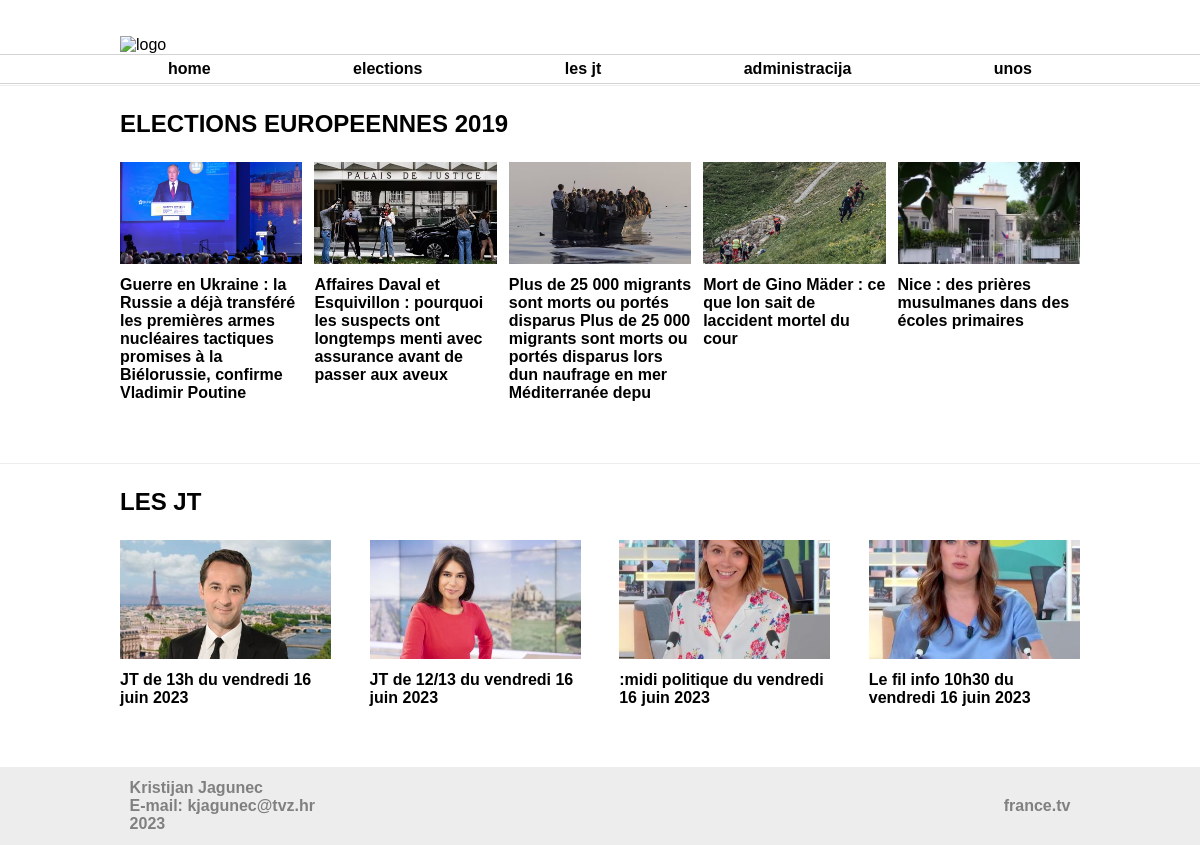
The page / on the database its author committed.
### tables this page shows
CREATE TABLE `vijesti` (
  `id` int(11) NOT NULL,
  `datum` date NOT NULL,
  `naslov` varchar(150) NOT NULL,
  `sazetak` text NOT NULL,
  `tekst` text NOT NULL,
  `slika` varchar(64) NOT NULL,
  `kategorija` varchar(64) NOT NULL,
  `arhiva` tinyint(1) NOT NULL
);

### index.php (the view, shortened to what this page needs)
<!DOCTYPE html>
<html>
    <head>
        <link rel="stylesheet" type="text/css" href="style.css">
    </head>
    <body>
        <main>
            <header>
                <img class="logo" src="images/Franceinfologo.png" alt="logo">
                <nav>
                    <ul class="margin">
                        <li>
                            <a href="index.php">home</a>
                        </li>
                        <li>
                            <a href="php/kategorija.php?id=elections">elections</a>
                        </li>
                        <li>
                            <a href="php/kategorija.php?id=lesjt">les jt</a>
                        </li>
                        <li>
                            <a href="php/administracija.php">administracija</a>
                        </li>
                        <li>
                            <a href="php/unos.php">unos</a>
                        </li>
                    </ul>
                </nav>
            </header>
            <div class="news">
                <h2 id="elections" class="margin">ELECTIONS EUROPEENNES 2019</h2>
                <section class="margin">
                    <?php
                    include 'php/connect.php';
                    $query = "SELECT * FROM vijesti WHERE arhiva=0 AND kategorija='elections' LIMIT 5";
                    $result = mysqli_query($dbc, $query);
                    $row_count = mysqli_num_rows($result);
                    for ($i = 0; $i < $row_count; $i++) {
                        $row = mysqli_fetch_array($result);
                        if ($i == $row_count - 1) {
                            echo "
                            <article class='zadnji'>";
                        } else {
                            echo "
                            <article>";
                        }
                        echo "
                            <figure>
                                <img src='" . UPLPATH . $row['slika'] . "' alt='" . $row['slika'] . "'>
                                <figcaption>
                                    <a href='php/clanak.php?id=" . $row['id'] . "'>" . $row['naslov'] . "</a>
                                </figcaption>
                            </figure>
                        </article>";
                    }
                    ?>
                </section>
            </div>
            <div class="news">
                <h2 id="lesjt" class="margin">LES JT</h2>
                <section class="lesjt margin">
                    <?php
                    $query = "SELECT * FROM vijesti WHERE arhiva=0 AND kategorija='lesjt' LIMIT 4";
                    $result = mysqli_query($dbc, $query);
                    $row_count = mysqli_num_rows($result);
                    for ($i = 0; $i < $row_count; $i++) {
                        $row = mysqli_fetch_array($result);
                        if ($i == $row_count - 1) {
                            echo "
                            <article class='zadnji'>";
                        } else {
                            echo "
                            <article>";
                        }
                        echo "
                            <figure>
                                <img src='" . UPLPATH . $row['slika'] . "' alt='" . $row['slika'] . "'>
                                <figcaption>
                                    <a href='php/clanak.php?id=" . $row['id'] . "'>" . $row['naslov'] . "</a>
                                </figcaption>
                            </figure>
                        </article>";
                    }
                    ?>
                </section>
            </div>
            <footer>
                <aside class="lijevi">
                    <p>Kristijan Jagunec</p>
                    <p>E-mail: kjagunec@tvz.hr</p>
                    <p>2023</p>
                </aside>
                <aside class="desni">
                    <p>france.tv</p>
                </aside>
            </footer>
        </main>
    </body>
</html>

### style.css (style rules this page uses)
* { margin: 0; padding: 0; }
main { margin: auto; position: relative; background-color: white; font-family: 'Josefin Sans', sans-serif; display: flex; flex-direction: column; justify-content: space-between; }
header { padding-top: 3%; }
.logo { max-width: 200px; margin-left: 10%; }
nav { border-top: solid 1px lightgray; border-bottom: solid 1px lightgray; }
.margin { margin-left: 10%; margin-right: 10%; }
ul { list-style-type: none; display: flex; flex-direction: row; justify-content: space-between; }
li { display: flex; padding: 0.5% 5%; font-weight: bold; }
section { display: flex; flex-direction: row; justify-content: space-between; }
h2, section, h3, .clanak img, .clanak p { margin-top: 2%; }
article { width: 19%; display: flex; flex-direction: column; }
.lesjt article { width: 22%; }
.zadnji { margin-right: 0; }
section img { width: 100%; }
section figure, section figcaption { width: 100%; }
article figcaption { margin-top: 4%; font-weight: bold; }
.news { margin-top: 0.1%; margin-bottom: 5%; width: 100%; border-top: solid 1px #ededed; }
footer { background-color: #ededed; color: gray; display: flex; justify-content: space-between; padding: 1%; font-weight: bold; }
aside { display: flex; flex-direction: column; }
.lijevi { margin-left: 10%; }
.desni { margin-right: 10%; justify-content: center; }
a { text-decoration: none; color: black; }

### rows shown on the page
vijesti: slika (picture), naslov "Guerre en Ukraine : la Russie a déjà transféré les premières armes nucléaires tactiques promises à la Biélorussie, confirme Vladimir Poutine"
vijesti: slika (picture), naslov "Affaires Daval et Esquivillon : pourquoi les suspects ont longtemps menti avec assurance avant de passer aux aveux"
vijesti: slika (picture), naslov "Plus de 25 000 migrants sont morts ou portés disparus Plus de 25 000 migrants sont morts ou portés disparus lors dun naufrage en mer Méditerranée depu"
vijesti: slika (picture), naslov "Mort de Gino Mäder : ce que lon sait de laccident mortel du cour"
vijesti: slika (picture), naslov "Nice : des prières musulmanes dans des écoles primaires"
vijesti: slika (picture), naslov "JT de 13h du vendredi 16 juin 2023"
vijesti: slika (picture), naslov "JT de 12/13 du vendredi 16 juin 2023"
vijesti: slika (picture), naslov ":midi politique du vendredi 16 juin 2023"
vijesti: slika (picture), naslov "Le fil info 10h30 du vendredi 16 juin 2023"
